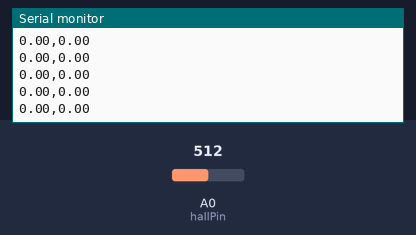
Recording of a sketch running on a simulated Arduino Uno, built with avr-gcc and run on an emulated ATmega328P. Parts: the last lines printed to the serial monitor. The test bench sets the inputs (shaded band); at power-on: A0 (hallPin) = 512.

Above: at 1.8 s.
1.9 s: A0 (hallPin) set to 716
At 2.5 s:
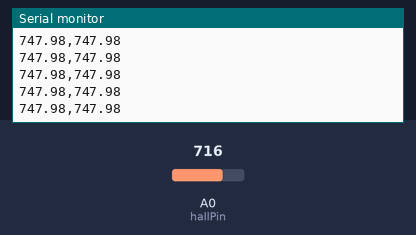
3.4 s: A0 (hallPin) set to 900
At 4.3 s:
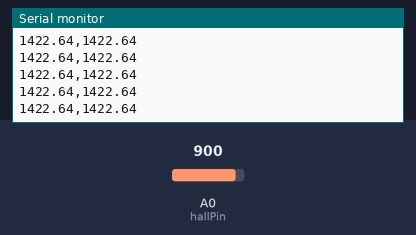
Timing chart, 0 to 6.4 s (numbered marks = the images above; inputs shaded):
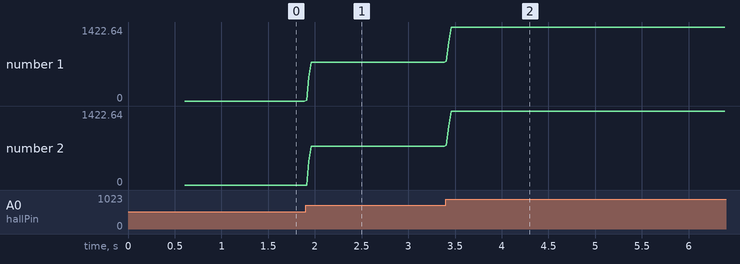

The sketch:

hall_hyst.ino
```cpp
#include <SimpleKalmanFilter.h>

const int hallPin = A0;
const float Vref = 5.0;
const float sensitivity = 0.001333; // V/G

SimpleKalmanFilter kalmanFilter(1.0, 10.0, 0.1);

float baselineV = 0;      // initial baseline voltage
float idleOffset = 0;     // dynamic zero-offset
unsigned long lastOffsetUpdate = 0;

// Polarity hysteresis thresholds
const float TH_ON = 25.0;  // when to consider a positive magnetic event
const float TH_OFF = 10.0; // when to reset to zero
static bool active = false;

void setup() {
  Serial.begin(115200);
  delay(500);

  // Initial baseline calibration (no magnet present)
  long sum = 0;
  for (int i = 0; i < 50; i++) {
    sum += analogRead(hallPin);
    delay(2);
  }
  int avgADC = sum / 50;
  baselineV = (avgADC / 1023.0) * Vref;

  Serial.println("Raw,CorrectedKalman");
}

void loop() {
  // Read voltage and convert to Gauss
  int adc = analogRead(hallPin);
  float voltage = (adc / 1023.0) * Vref;
  float B_gauss = (voltage - baselineV) / sensitivity;

  // Kalman filter
  static bool kalmanInit = false;
  static float B_kalman = 0;

  if (!kalmanInit) {
    B_kalman = B_gauss;
    kalmanInit = true;
  } else {
    B_kalman = kalmanFilter.updateEstimate(B_gauss);
  }

  // ===== Auto-zero / slow offset correction =====
  if (abs(B_kalman) < 30.0) {  // near-zero detection
    if (millis() - lastOffsetUpdate > 2000) {
      idleOffset = 0.9 * idleOffset + 0.1 * B_kalman;
      lastOffsetUpdate = millis();
    }
  }

  float B_corrected = B_kalman - idleOffset;

  // ===== Polarity filter + hysteresis =====
  // ===== Polarity filter + hysteresis (symmetric) =====
float output = 0.0;
if (!active) {
  if (abs(B_corrected) > TH_ON) {
    active = true;
    output = B_corrected;
  } else {
    output = 0.0;
  }
} else {
  if (abs(B_corrected) > TH_OFF) output = B_corrected;
  else {
    active = false;
    output = 0.0;
  }
}


  // ===== Serial output =====
  Serial.print(B_corrected, 2); Serial.print(",");
  Serial.println(output, 2);

  delay(25); // ~13 Hz
}
```

Measured:
- after the input at 1.9 s, the serial monitor: prints a new line at once (image 1)
- after the input at 3.4 s, the serial monitor: prints a new line at once (image 2)
- plotted number 1: 0 → 747.99 after the input at 1.9 s, 747.99 → 1422.64 after the input at 3.4 s
- plotted number 2: 0 → 747.99 after the input at 1.9 s, 747.99 → 1422.64 after the input at 3.4 s
